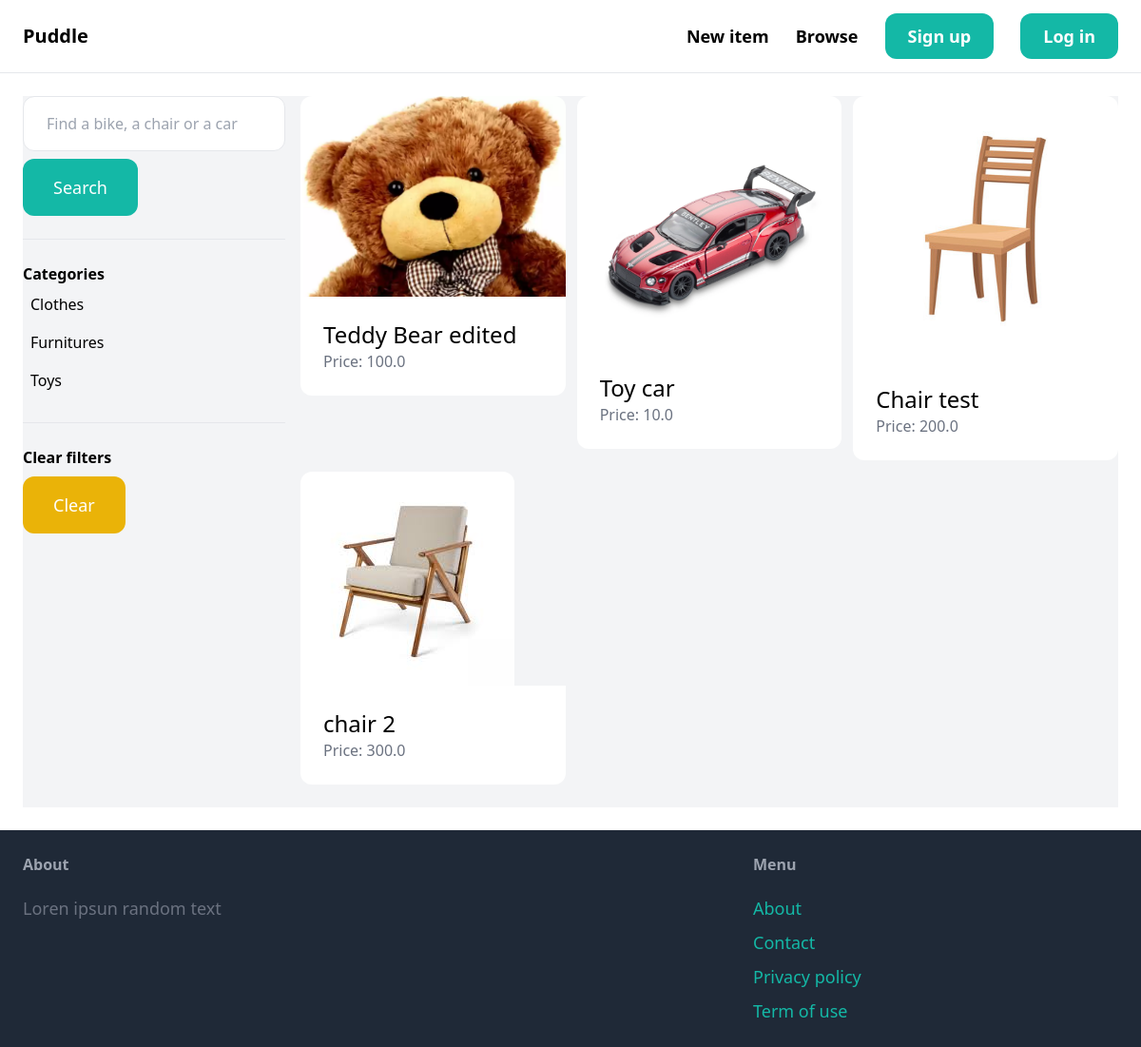
The app's page /items/ with its own data.
### item/models.py (models this page shows, shortened)
class Category(models.Model):
    name = models.CharField(max_length=255)
    class Meta:
        ordering = ('name',)
        verbose_name_plural = 'Categories'

class Item(models.Model):
    category = models.ForeignKey(Category, related_name='items', on_delete=models.CASCADE)
    name = models.CharField(max_length=255)
    description = models.TextField(blank=True, null=True)
    price = models.FloatField()
    image = models.ImageField(upload_to='item_images', blank=True, null=True)
    is_sold = models.BooleanField(default=False)
    created_by = models.ForeignKey(User, related_name='items', on_delete=models.CASCADE)
    created_at = models.DateTimeField(auto_now_add=True)

### item/views.py (the view)
# urls.py: path('', views.items, name='items'),
def items(request):
    query = request.GET.get('query', '')
    category_id = request.GET.get('category', 0)
    categories = Category.objects.all()
    items = Item.objects.filter(is_sold=False)
    if category_id:
        items = items.filter(category_id=category_id)
    if query:
        items = items.filter(Q(name__icontains=query) | Q(description__icontains=query))
    return render(request, 'item/items.html', {
        'items' : items,
        'query' : query,
        'categories' : categories,
        'category_id' : int(category_id),
    })

### item/templates/item/items.html (shortened to what this page needs)
{% extends 'core/base.html' %}
{% block content %}
    <div class="pb-6 grid grid-cols-4 gap-4 bg-gray-100">
        <div class="col-span-1">
            <form method="get" action="{% url 'item:items' %}">
                <input name="query" class="w-full py-4 px-6 border rounded-xl" type="text" value="{{ query}}" placeholder="Find a bike, a chair or a car">
                <button class="mt-2 py-4 px-8 text-lg bg-teal-500 text-white rounded-xl">Search</button>
            </form>
            <hr class="my-6">
            <p class="font-semibold">Categories</p>
            <ul>
                {% for category in categories %}
                    <li class="py-2 px-2 rounded-xl{% if category.id == category_id %} bg-gray-200{% endif %}">
                        <a href="{% url 'item:items' %}?query={{ query}}&category={{ category.id}}">{{ category.name }}</a>
                    </li>
                {% endfor %}
            </ul>
            <hr class="my-6">
            <p class="font-semibold">Clear filters</p>
            <ul>
                <li><a href="{% url 'item:items' %}" class="mt-2 py-4 px-8 inline-block bg-yellow-500 text-lg rounded-xl text-white">Clear</a></li>
            </ul>
        </div>
        <div class="col-span-3">
            <div class="grid grid-cols-3 gap-3">
                {% for item in items %}
                    <div>
                        <a href="{% url 'item:detail' item.id %}">
                            <div>
                                <img src="{{ item.image.url }}" class="rounded-t-xl">
                            </div>
                            <div class="p-6 bg-white rounded-b-xl">
                                <h2 class="text-2xl">{{ item.name }}</h2>
                                <p class="text-gray-500">Price: {{ item.price }}</p>
                            </div>
                        </a>
                    </div>
                {% endfor %}
            </div>
        </div>
    </div>
{% endblock %}

### records on screen
Category: name "Clothes"
Category: name "Furnitures"
Category: name "Toys"
Item: image (picture), name "Teddy Bear edited", price "100.0"
Item: image (picture), name "Toy car", price "10.0"
Item: image (picture), name "Chair test", price "200.0"
Item: image (picture), name "chair 2", price "300.0"
